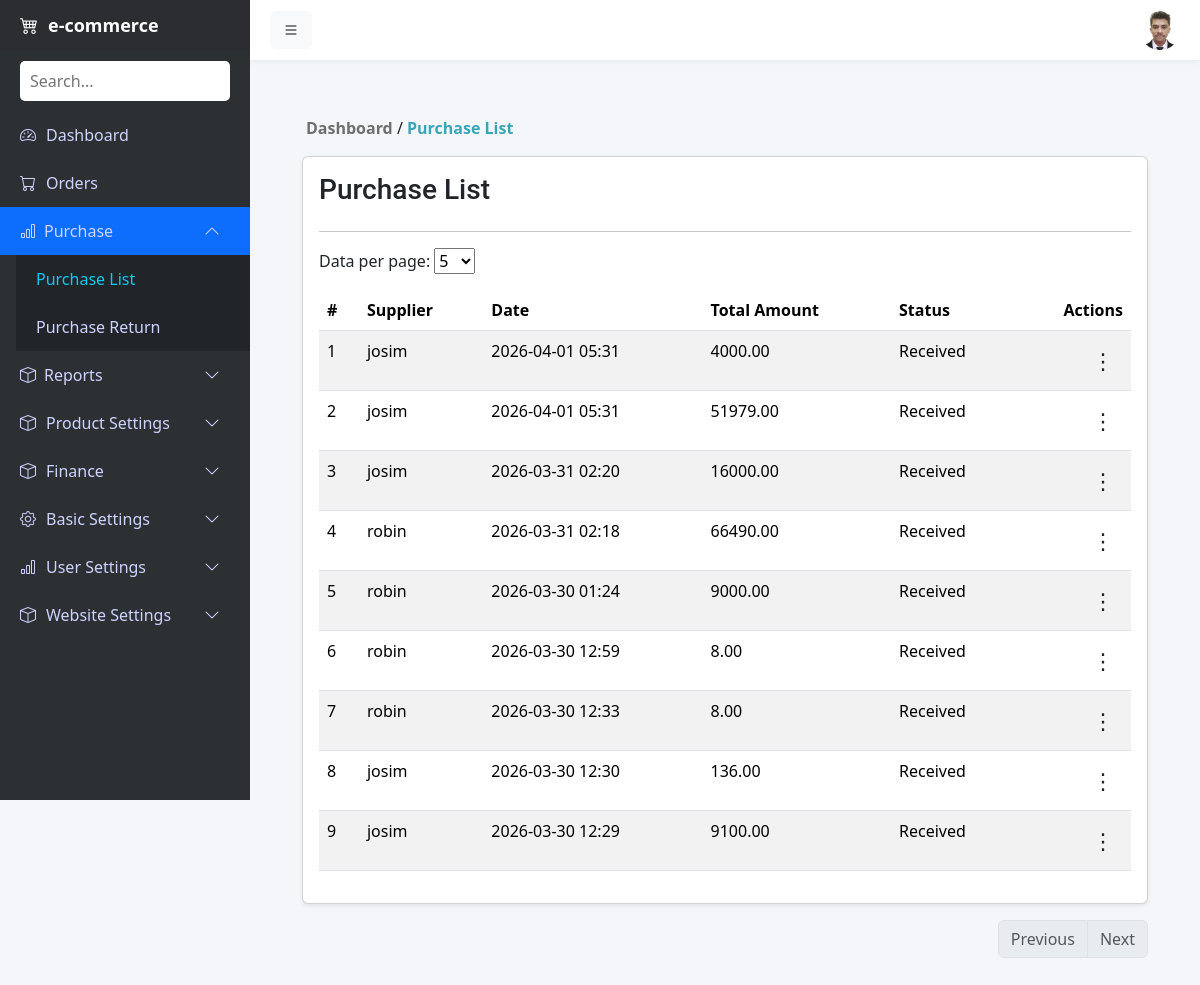
Page /admin-panel/purchases/ (signed in) on the committed database.
### products/models.py (models this page shows, shortened)
class Profile(models.Model):
    user = models.OneToOneField(User, on_delete=models.CASCADE)
    phone = models.CharField(max_length=20, blank=True, null=True)
    address = models.TextField(blank=True, null=True)
    image = models.ImageField(upload_to='profile_images/', blank=True, null=True)

class Purchase(models.Model):
    supplier = models.ForeignKey(Supplier, on_delete=models.CASCADE)
    purchase_date = models.DateTimeField(auto_now_add=True)
    created_by = models.ForeignKey(User, on_delete=models.SET_NULL, null=True)
    discount = models.DecimalField(max_digits=10, decimal_places=2, default=0)
    service_charge = models.DecimalField(max_digits=10, decimal_places=2, default=0)
    total_amount = models.DecimalField(max_digits=12, decimal_places=2, default=0)
    status = models.CharField(max_length=20,
        choices=[
            ('Received', 'Received'),
            ('Pending', 'Pending'),
            ('Ordered', 'Ordered'),
        ],
        default='Received')

class Supplier(models.Model):
    name = models.CharField(max_length=150)
    phone = models.CharField(max_length=20)
    address = models.TextField()

### products/views.py (the view)
# urls.py: path('admin-panel/purchases/', views.purchase_list, name='purchase_list'),
@login_required
def purchase_list(request):
    purchases = Purchase.objects.all().order_by('-id')
    return render(request, 'purchase/purchase_list.html', {'purchases': purchases})

### products/context_processors.py (called while the page is built)
def wishlist_count(request):
    if request.user.is_authenticated:
        count = Wishlist.objects.filter(user=request.user).count()
    else:
        if not request.session.session_key:
            request.session.create()
        count = Wishlist.objects.filter(
            session_key=request.session.session_key
        ).count()
    return {"wishlist_count": count}

### products/templates/purchase/purchase_list.html (shortened to what this page needs)
{% extends 'base.html' %}
{% block content %}
<div class="text m-3">
    <a href="{% url 'admin_dashboard' %}" style="text-decoration: none; color: #6e6e6e;"><b> Dashboard</b></a>
     /
    <span style="color: #39a5b8;"><b>{% if product %}Product Update{% else %}Purchase List{% endif %}</b></span>
</div>
<div class="container">
    <div class="card shadow-sm">
        <div class="card-body">
            <div class="d-flex justify-content-between align-items-center">
                <h3 class="text-dark" style="font-family: 'Roboto', sans-serif;">Purchase List</h3>
            </div> <hr>
            <form method="get" class="d-inline-block mb-3">
                <label>Data per page: </label>
                <select name="per_page" onchange="this.form.submit()">
                    <option value="5" {% if per_page|add:'0' == 5 %}selected{% endif %}>5</option>
                </select>
            </form>
            <table class="table table-hover table-striped">
                <thead>
                    <tr>
                        <th>#</th>
                        <th>Supplier</th>
                        <th>Date</th>
                        <th>Total Amount</th>
                        <th>Status</th>
                        <th class="text-end">Actions</th>
                    </tr>
                </thead>
                <tbody>
                    {% if purchases %}
                        {% for purchase in purchases %}
                            <tr>
                                <td>{{ forloop.counter }}</td>
                                <td>{{ purchase.supplier.name }}</td>
                                <td>{{ purchase.purchase_date|date:"Y-m-d h:i" }}</td>
                                <td>{{ purchase.total_amount }}</td>
                                <td>{{ purchase.status }}</td>
                                <td class="text-end p-2">
                                    <div class="dropdown">
                                        <button class="btn btn-sm " type="button" data-bs-toggle="dropdown" style="font-size: 22px;">
                                            &#8942;
                                        </button>
                                    </div>
                                </td>
                            </tr>
                        {% empty %}
                            <tr>
                                <td colspan="6" class="text-center">No purchases found.</td>
                            </tr>
                        {% endfor %}
                    {% else %}
                        <tr>
                            <td colspan="6" class="text-center">No purchases available.</td>
                        </tr>
                    {% endif %}
                </tbody>
            </table>
        </div>
    </div>
    <nav>
        <ul class="pagination justify-content-end mt-3">
            {% if page_obj.has_previous %}
            <li class="page-item">
                <a class="page-link" href="?page={{ page_obj.previous_page_number }}&per_page={{ per_page }}">Previous</a>
            </li>
            {% else %}
            <li class="page-item disabled"><span class="page-link">Previous</span></li>
            {% endif %}
            {% if page_obj.has_next %}
            <li class="page-item">
                <a class="page-link" href="?page={{ page_obj.next_page_number }}&per_page={{ per_page }}">Next</a>
            </li>
            {% else %}
            <li class="page-item disabled"><span class="page-link">Next</span></li>
            {% endif %}
        </ul>
    </nav>
</div>
{% endblock %}

### auths/templates/admin/topbar.html (shortened to what this page needs)
{% load static %}
<div class="topbar" id="topbar">
    <button class="btn btn-light me-3" id="toggleBtn">
        <i class="bi bi-list"></i>
    </button>
    <div class="ms-auto dropdown">
        {% if request.user.profile.image %}
            <img src="{{ request.user.profile.image.url }}"
                 class="rounded-circle dropdown-toggle"
                 id="profileDropdown"
                 data-bs-toggle="dropdown"
                 width="40"
                 height="40"
                 style="object-fit: cover; cursor: pointer;">
        {% else %}
            <i class="bi bi-person-circle dropdown-toggle"
               id="profileDropdown"
               data-bs-toggle="dropdown"
               style="font-size: 1.8rem; cursor: pointer;"></i>
        {% endif %}
    </div>
</div>

### static/css/nav.css (style rules this page uses)
body { background: #f5f6fa; font-family: 'Segoe UI', sans-serif; }
.topbar { margin-left: 250px; height: 60px; background: #fff; display: flex; align-items: center; padding: 0 20px; box-shadow: 0 2px 5px rgba(0,0,0,0.05); transition: margin-left 0.3s; }

### rows in the picture
Purchase: supplier.name "josim", purchase_date "2026-04-01 05:31", total_amount "4000.00", status "Received"
Purchase: supplier.name "josim", purchase_date "2026-04-01 05:31", total_amount "51979.00", status "Received"
Purchase: supplier.name "josim", purchase_date "2026-03-31 02:20", total_amount "16000.00", status "Received"
Purchase: supplier.name "robin", purchase_date "2026-03-31 02:18", total_amount "66490.00", status "Received"
Purchase: supplier.name "robin", purchase_date "2026-03-30 01:24", total_amount "9000.00", status "Received"
Purchase: supplier.name "robin", purchase_date "2026-03-30 12:59", total_amount "8.00", status "Received"
Purchase: supplier.name "robin", purchase_date "2026-03-30 12:33", total_amount "8.00", status "Received"
Purchase: supplier.name "josim", purchase_date "2026-03-30 12:30", total_amount "136.00", status "Received"
Purchase: supplier.name "josim", purchase_date "2026-03-30 12:29", total_amount "9100.00", status "Received"
